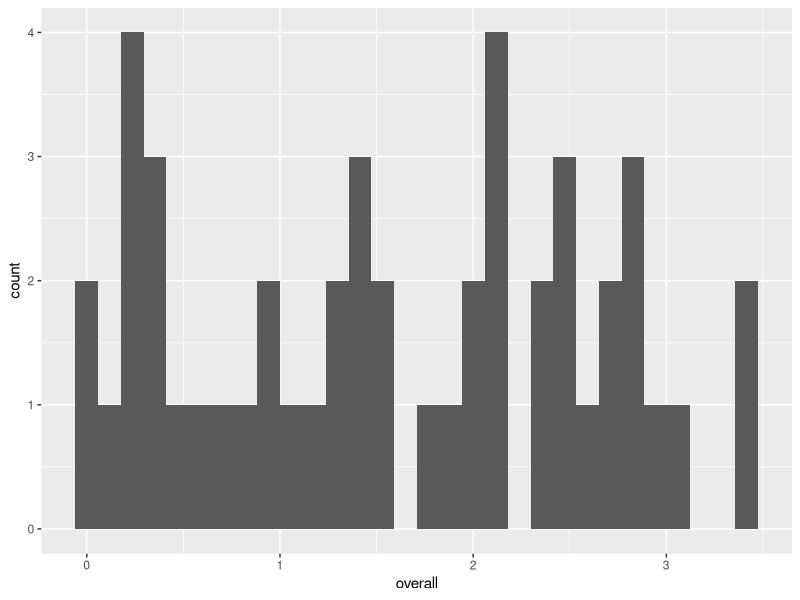

Source code (R): (Note: this script raises an error after producing the figure.)
## ---- chunk 1
knitr::opts_chunk$set(echo = TRUE)
## ---- chunk 2
# Load libraries
library(purrr)
library(tidyverse)
library(here)
## ---- chunk 3
# Load data

lawRaw <- read_csv(here("code/data/laws.csv"))

view(lawRaw)

## ---- chunk 4
# Clean data

# select variables of interest
lawSelect <- lawRaw %>%
   select("STATE", "SECOND PHYSICIAN MUST PARTICIPATE IF AT:", "PROHIBITED EXCEPT IN CASES OF LIFE OR HEALTH ENDANGERMENT IF AT:", "\"PARTIAL-BIRTH\" ABORTION BANNED", "Funds All or Most Medically Necessary Abortions", "Funds Limited  to Life Endangerment, Rape and Incest", "PRIVATE INSURANCE COVERAGE LIMITED", "PARENTAL INVOLVEMENT REQUIRED FOR MINORS", "In-Person Counseling Necessitates Two Trips to Clinic")

# rename variables
lawRename <- lawSelect %>%
   select(state = `STATE`,
          twoPhys = `SECOND PHYSICIAN MUST PARTICIPATE IF AT:`,
          gestLim = `PROHIBITED EXCEPT IN CASES OF LIFE OR HEALTH ENDANGERMENT IF AT:`,
          pbBan = `\"PARTIAL-BIRTH\" ABORTION BANNED`,
          pubFundAll = `Funds All or Most Medically Necessary Abortions`,
          pubFundLim = `Funds Limited  to Life Endangerment, Rape and Incest`,
          privLim = `PRIVATE INSURANCE COVERAGE LIMITED`,
          parent = `PARENTAL INVOLVEMENT REQUIRED FOR MINORS`,
          twoTrips = `In-Person Counseling Necessitates Two Trips to Clinic`)

## ---- chunk 5

# Create new columns with index values
   
lawIndex <- lawRename %>%
   mutate(twoPhysI = case_when(str_detect(twoPhys, "20 weeks")~2,
                               str_detect(twoPhys, "24 weeks")~1,
                               str_detect(twoPhys, "3rd trimester")~1,
                               str_detect(twoPhys, "Viability")~1),
          twoPhysI = replace_na(twoPhysI, 0)) %>%
          
                               
          
   mutate(gestLimI = case_when(str_detect(gestLim, "6 weeks")~4,
                               str_detect(gestLim,"20 weeks")~2, 
                               str_detect(gestLim, "24 weeks")~1, 
                               str_detect(gestLim, "3rd trimester")~1, 
                               str_detect(gestLim, "Viability")~1), 
          gestLimI = replace_na(gestLimI, 0)) %>%
  
   mutate(pbBanI = case_when(str_detect(pbBan, "X")~2,
                             str_detect(pbBan, "Postviability")~1),
          pbBanI = replace_na(pbBanI, 0)) %>%              
   
   mutate(pubFundAllI = case_when(str_detect(pubFundAll, "X")~0),
          pubFundAllI = replace_na(pubFundAllI, 1)) %>%
   
   mutate(pubFundLimI = case_when(str_detect(pubFundLim, "Life Only")~2,
                                  str_detect(pubFundLim, "X")~1),
          pubFundLimI = replace_na(pubFundLimI, 0)) %>%
                
   
   mutate(privLimI = case_when(str_detect(privLim, "X")~1),
          privLimI = replace_na(privLimI, 0)) %>%
   
   mutate(parentI = case_when(str_detect(parent, "Consent and Notice")~2,
                              str_detect(parent, "Consent")~2,
                              str_detect(parent, "Notice")~1),
          parentI = replace_na(parentI, 0)) %>%
   
   mutate(twoTripsI = case_when(str_detect(twoTrips, "X100")~3,
                                str_detect(twoTrips, "Xany")~2,
                                str_detect(twoTrips, "Xtele")~1,
                                str_detect(twoTrips, "X")~4), # X at end to include other entries starting with X
          twoTripsI = replace_na(twoTripsI, 0))
                                
                                 
## ---- chunk 6
# Modify values for exceptions/special characters

#lawIndexM <- lawIndex %>%   
   #mutate(gestLimI = gestLimI+case_when(str_detect(gestLim, "[‡]")~0.5, #life endangerment only
                                        #str_detect(gestLim, "[€]")~0.25, #temporary block on 15 week ban
                                        #str_detect(gestLim, "[†]")~-0.25, #exception:rape or incest 
                                        #TRUE~0)
                              #+ case_when(str_detect(gestLim, "[*]")~-0.25,#exception:fetal abnormality
                                          #str_detect(gestLim, "[Ω]")~-0.25, #exception:patient's phys health          
                                       #TRUE~0)) %>% #add zero to keep gestLimI value
   
lawIndexM <- lawIndex %>%   
   mutate(gestLimI = gestLimI+case_when(str_detect(gestLim, "[‡]")~0.5, #life endangerment only
                                        TRUE~0)
          +case_when(str_detect(gestLim, "[€]")~0.25, #temporary block on 15 week ban
                                        TRUE~0)
          +case_when(str_detect(gestLim, "[†]")~-0.25, #exception:rape or incest
                                        TRUE~0)
          +case_when(str_detect(gestLim, "[*]")~-0.25, #exception:fetal abnormality
                                        TRUE~0)
          + case_when(str_detect(gestLim, "[Ω]")~-0.25, #exception:patient's phys health
                                       TRUE~0))  %>% # if no special characters, add zero to keep value
   
                                       
   mutate(pbBanI = pbBanI+case_when(str_detect(pbBan, "[▼]")~0.25,
                                    TRUE~0)) %>%  #law not in effect
   
   mutate(pubFundLimI = pubFundLimI+case_when(str_detect(pubFundLim, "[ϴ]")~0.25, #against court order
                                              str_detect(pubFundLim, "[*]")~-0.25, #exception:patient's phys health
                                              TRUE~0)
                                    + case_when(str_detect(pubFundLim, "[Ω]")~-0.25, #exception:fetal abnormality
                                       TRUE~0)) %>% 
   
   mutate(parentI = parentI+case_when(str_detect(parent, "[▼]")~0.25, #law not in effect
                                      str_detect(parent, "[ξ]")~-0.25, #may be waived
                                      str_detect(parent, "[β]")~-0.25, #under age 16
                                      TRUE~0)) %>% 

   mutate(twoTripsI = twoTripsI+case_when(str_detect(twoTrips, "[▼]")~0.25,
                                          TRUE~0))
   
## ---- chunk 7
## save modified index with temporary adjustment values

write_csv(lawIndexM, here("code/data/tempLawIndex.csv"))
## ---- chunk 8
indexActive <- lawIndexM[-c(1:9)] # select only indexed variables, take out states b/c character 


# rescale columns of a dataframe to be 0 to 1 in R tidyverse

# define rescale function
rescale01 <- function(x) {
  rng <- range(x, na.rm = TRUE)
  (x - rng[1]) / (rng[2] - rng[1])
}


for(i in seq_along(indexActive)) { #iterate over columns
   indexActive[[i]] <- rescale01(indexActive[[i]])
}

row.names(indexActive) <- lawIndexM %>% pull(state)
## ---- chunk 9
# add columns for each category

indexActive <- indexActive %>%
   mutate(funding= pubFundAllI + pubFundLimI + privLimI,
          medical= twoPhysI + pbBanI,
          personal= parentI + twoTripsI) %>%
   select(gestational = gestLimI, funding, medical, personal)

# rescale between 0 and 1

for(i in seq_along(indexActive)) { #iterate over columns
   indexActive[[i]] <- rescale01(indexActive[[i]])
}

# include state names 
indexActive <- indexActive %>% 
   mutate(state_name = pull(lawIndexM, state))

## ---- chunk 10
# create summary column

indexFinal <- indexActive %>%
   filter(!state_name %in% c("AK", "HI", "DC")) %>% # remove states
   mutate(overall = gestational + funding + medical + personal) %>%
   arrange(desc(overall))
   
indexFinal %>%
   ggplot(aes(x= overall)) +
   geom_histogram() 

# summary stats
indexFinal %>%
   group_by(NULL) %>%
   summarise(mean= mean(overall),
             sd= sd(overall),
             count= n()
             )

# save final index
write_csv(indexFinal, here("code/data/lawIndex.csv"))



## ---- chunk 11
# weight gestational limit

adjustIndex <- read_csv(here("code/data/lawIndex.csv"))

adjustIndex$gestational <- adjustIndex$gestational*2

# create new summ column

newSumm <- adjustIndex %>%
  mutate(overall = gestational + funding + medical + personal)

# save adjusted csv

write_csv(newSumm, here("code/data/lawIndexRoe.csv"))
## ---- chunk 12
# add state party

stateParty <- read_csv("data/stateParty.csv")

# combine data
indexFinal %>% 
   inner_join(stateParty, by= c("state_name" = "stateAB")) %>%
    group_by(stateCon) %>%
   summarise(mean= mean(overall),
             sd= sd(overall),
             count= n()
             )

# statistical significance? 
# Null hypothesis is no difference. 

(2.3151042 - 0.6104167)/(sqrt(0.6466908^2/20 + 0.5817762^2/14))	# denom = standard deviation

# 8.028269
